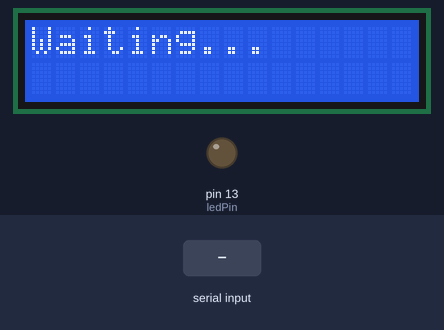
A sketch run on a simulated Arduino Uno, built with avr-gcc and run on an emulated ATmega328P. Shown: 16×2 character LCD, output pins drawn as LEDs (lit = HIGH). The test bench sets the inputs (shaded band).

Above: at 1.2 s.
1.3 s: "Face Detected!\n" received over Serial
At 1.9 s:
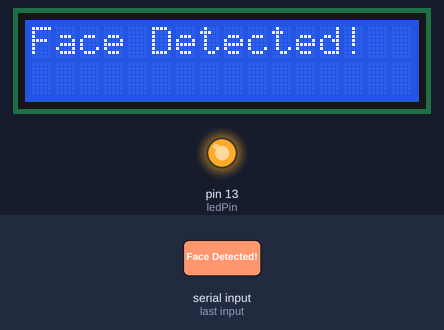
2.8 s: "1\n" received over Serial
At 3.3 s:
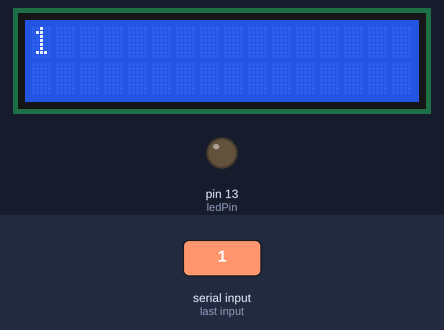
Timing chart, 0 to 5.8 s (numbered marks = the images above; inputs shaded):
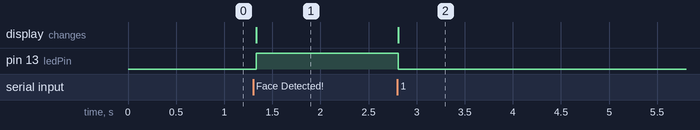

Measured:
- after the input at 1.3 s, pin 13 (ledPin): LOW → HIGH at once; the display: changes at once (image 1)
- after the input at 2.8 s, pin 13 (ledPin): HIGH → LOW at once; the display: changes at once (image 2)

The sketch:

face_detector.ino
```cpp
#include <Wire.h>
#include <Adafruit_LiquidCrystal.h>

Adafruit_LiquidCrystal lcd_1(0);
const int ledPin = 13;

void setup() {
  lcd_1.begin(16, 2);
  lcd_1.setBacklight(1);
  Serial.begin(9600);
  pinMode(ledPin, OUTPUT);
  lcd_1.print("Waiting...");
}

void loop() {
  if (Serial.available()) {
    String message = Serial.readStringUntil('\n');
    lcd_1.clear();
    lcd_1.setCursor(0, 0);
    lcd_1.print(message);

    if (message == "Face Detected!") {
      digitalWrite(ledPin, HIGH);
    } else {
      digitalWrite(ledPin, LOW);
    }
  }
}
```
